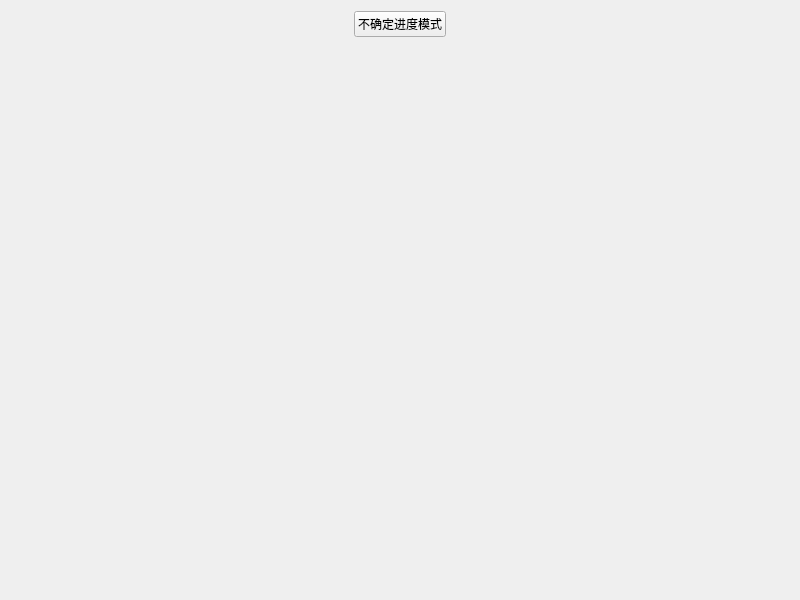
<?xml version="1.0" encoding="UTF-8"?>
<ui version="4.0">
 <class>Widget</class>
 <widget class="QWidget" name="Widget">
  <property name="geometry">
   <rect>
    <x>0</x>
    <y>0</y>
    <width>800</width>
    <height>600</height>
   </rect>
  </property>
  <property name="windowTitle">
   <string>Widget</string>
  </property>
  <layout class="QHBoxLayout" name="horizontalLayout_2">
   <item>
    <layout class="QVBoxLayout" name="verticalLayout">
     <item>
      <layout class="QHBoxLayout" name="horizontalLayout">
       <item>
        <spacer name="horizontalSpacer">
         <property name="orientation">
          <enum>Qt::Horizontal</enum>
         </property>
         <property name="sizeHint" stdset="0">
          <size>
           <width>40</width>
           <height>20</height>
          </size>
         </property>
        </spacer>
       </item>
       <item>
        <widget class="QPushButton" name="pushButton">
         <property name="text">
          <string>不确定进度模式</string>
         </property>
        </widget>
       </item>
       <item>
        <spacer name="horizontalSpacer_2">
         <property name="orientation">
          <enum>Qt::Horizontal</enum>
         </property>
         <property name="sizeHint" stdset="0">
          <size>
           <width>40</width>
           <height>20</height>
          </size>
         </property>
        </spacer>
       </item>
      </layout>
     </item>
     <item>
      <spacer name="verticalSpacer">
       <property name="orientation">
        <enum>Qt::Vertical</enum>
       </property>
       <property name="sizeHint" stdset="0">
        <size>
         <width>20</width>
         <height>40</height>
        </size>
       </property>
      </spacer>
     </item>
    </layout>
   </item>
  </layout>
 </widget>
 <resources/>
 <connections/>
</ui>
